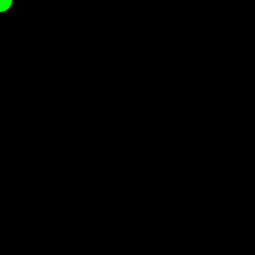
Frame 1 (no input)
Frame 60 (no input): identical to frame 1, image omitted
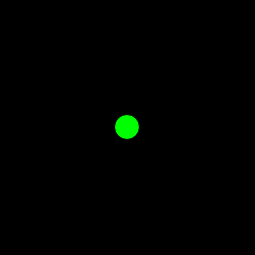
Frame 120 (the mouse pressed at the canvas centre since frame 60)

The p5.js sketch that drew these frames (run headless with seeded random() and noise() and a simulated clock; from frame 60 on, the mouse is pressed at the canvas centre):

// p5.js sketch
// ── sketch.js
// base project
// sets up a canvas, displays it in html

let theCanvas;

function setup() {
  theCanvas = createCanvas(255, 255);
  //theCanvas.position(0,0);
}

function draw() {
 background(0);
 fill(0,255,0);
 ellipse(mouseX,mouseY,25,25);
}
